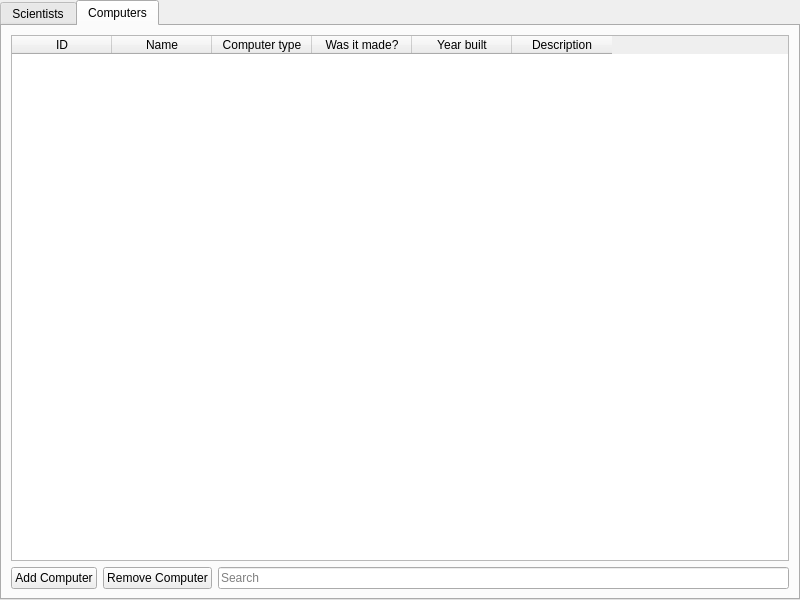
<?xml version="1.0" encoding="UTF-8"?>
<ui version="4.0">
 <class>MainWindow</class>
 <widget class="QMainWindow" name="MainWindow">
  <property name="geometry">
   <rect>
    <x>0</x>
    <y>0</y>
    <width>800</width>
    <height>600</height>
   </rect>
  </property>
  <property name="windowTitle">
   <string>MainWindow</string>
  </property>
  <widget class="QWidget" name="centralwidget">
   <layout class="QGridLayout" name="gridLayout_2">
    <property name="leftMargin">
     <number>0</number>
    </property>
    <property name="topMargin">
     <number>0</number>
    </property>
    <property name="rightMargin">
     <number>0</number>
    </property>
    <property name="bottomMargin">
     <number>0</number>
    </property>
    <item row="0" column="0">
     <widget class="QTabWidget" name="tabWidget">
      <property name="currentIndex">
       <number>1</number>
      </property>
      <widget class="QWidget" name="sciTab">
       <attribute name="title">
        <string>Scientists</string>
       </attribute>
       <layout class="QVBoxLayout" name="verticalLayout_2">
        <item>
         <widget class="QTableWidget" name="scientistTable">
          <column>
           <property name="text">
            <string>ID</string>
           </property>
          </column>
          <column>
           <property name="text">
            <string>First name</string>
           </property>
          </column>
          <column>
           <property name="text">
            <string>Surname</string>
           </property>
          </column>
          <column>
           <property name="text">
            <string>Gender</string>
           </property>
          </column>
          <column>
           <property name="text">
            <string>Date of birth</string>
           </property>
          </column>
          <column>
           <property name="text">
            <string>Date of death</string>
           </property>
          </column>
          <column>
           <property name="text">
            <string>Description</string>
           </property>
          </column>
         </widget>
        </item>
        <item>
         <layout class="QHBoxLayout" name="horizontalLayout">
          <item>
           <widget class="QPushButton" name="addScientist">
            <property name="text">
             <string>Add Scientist</string>
            </property>
           </widget>
          </item>
          <item>
           <widget class="QPushButton" name="removeScientist">
            <property name="text">
             <string>Remove Scientist</string>
            </property>
           </widget>
          </item>
          <item>
           <widget class="QLineEdit" name="searchScientist">
            <property name="readOnly">
             <bool>false</bool>
            </property>
            <property name="placeholderText">
             <string>Search</string>
            </property>
           </widget>
          </item>
         </layout>
        </item>
       </layout>
      </widget>
      <widget class="QWidget" name="compTab">
       <attribute name="title">
        <string>Computers</string>
       </attribute>
       <layout class="QVBoxLayout" name="verticalLayout_3">
        <item>
         <widget class="QTableWidget" name="computerTable">
          <column>
           <property name="text">
            <string>ID</string>
           </property>
          </column>
          <column>
           <property name="text">
            <string>Name</string>
           </property>
          </column>
          <column>
           <property name="text">
            <string>Computer type</string>
           </property>
          </column>
          <column>
           <property name="text">
            <string>Was it made?</string>
           </property>
          </column>
          <column>
           <property name="text">
            <string>Year built</string>
           </property>
          </column>
          <column>
           <property name="text">
            <string>Description</string>
           </property>
          </column>
         </widget>
        </item>
        <item>
         <layout class="QHBoxLayout" name="horizontalLayout_2">
          <item>
           <widget class="QPushButton" name="AddComputer">
            <property name="text">
             <string>Add Computer</string>
            </property>
           </widget>
          </item>
          <item>
           <widget class="QPushButton" name="RemoveComputer">
            <property name="text">
             <string>Remove Computer</string>
            </property>
           </widget>
          </item>
          <item>
           <widget class="QLineEdit" name="lineEdit_2">
            <property name="placeholderText">
             <string>Search</string>
            </property>
           </widget>
          </item>
         </layout>
        </item>
       </layout>
      </widget>
     </widget>
    </item>
   </layout>
  </widget>
 </widget>
 <resources/>
 <connections/>
</ui>
